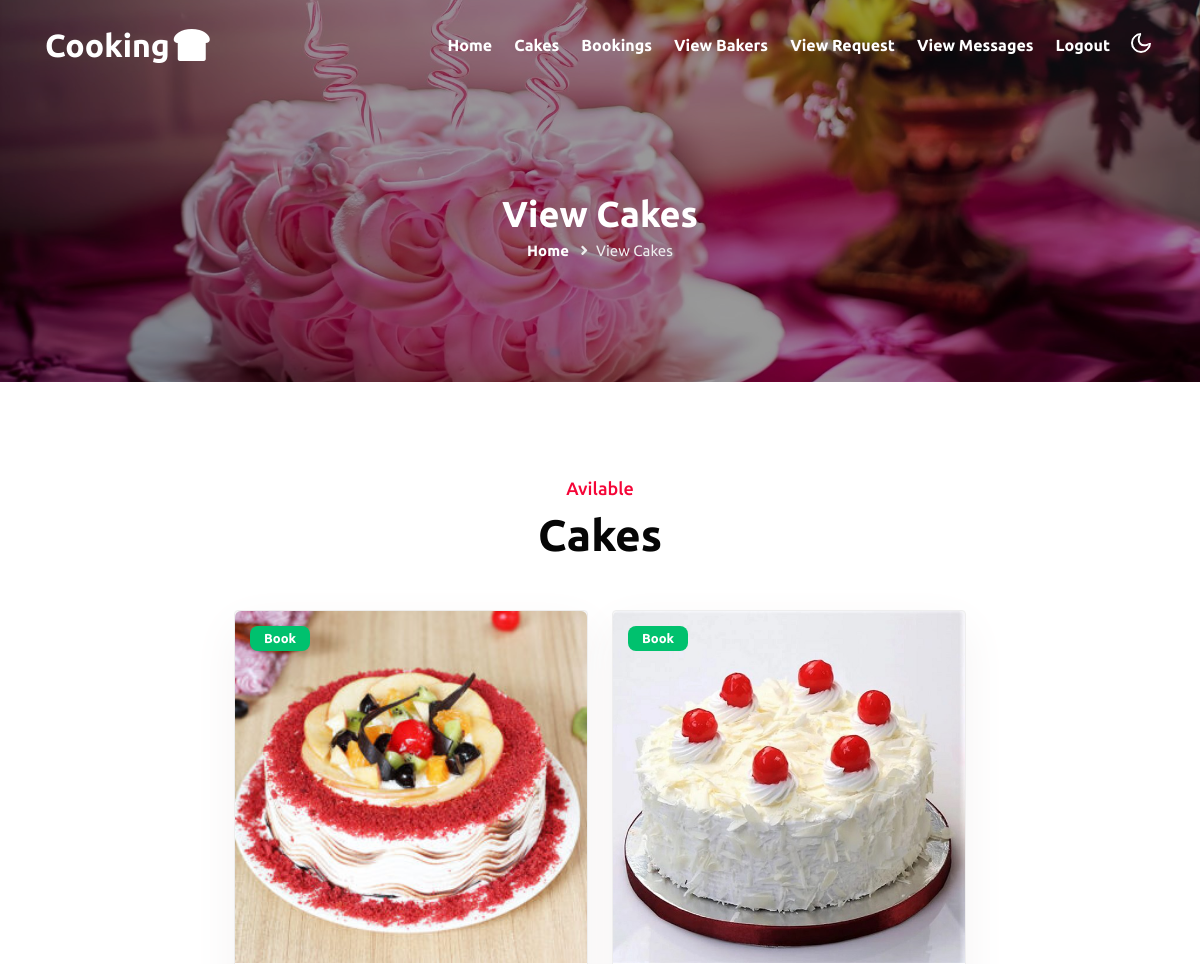
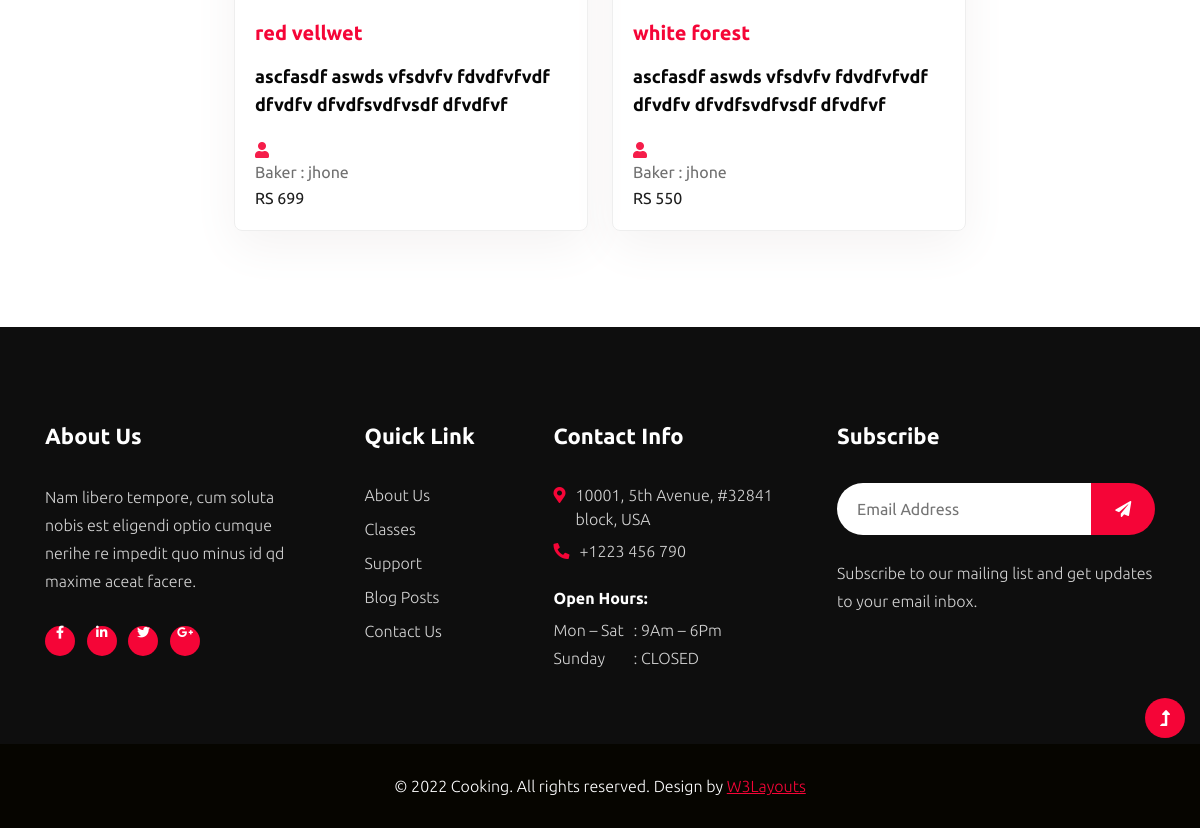
Page /viewcakesuser (signed in) on the committed database (2 pictures, top to bottom).
### cakes/models.py (models this page shows)
class AddCakes(models.Model):
    c_name=models.CharField(max_length=25)
    desc=models.CharField(max_length=250)
    quantity=models.CharField(max_length=25,null=True)
    image=models.ImageField()
    price=models.IntegerField()
    bakerId=models.ForeignKey(RegistrationBaker,on_delete=models.CASCADE,null=True)

class RegistrationBaker(models.Model):
    name=models.CharField(max_length=25,null=True)
    b_name=models.CharField(max_length=25,null=True)
    profile=models.ImageField()
    address=models.CharField(max_length=150,null=True)
    contact=models.IntegerField(null=True)
    email=models.EmailField(null=True)
    bakerId=models.ForeignKey(Logintbl,on_delete=models.CASCADE,null=True)

### cakes/views.py (the view)
# urls.py: path('viewcakesuser', views.viewcakesuser),
def viewcakesuser(request):
    id = request.session['id']
    cakes=AddCakes.objects.all()
    return render(request,"user/viewcakesuser.html",{"cakes":cakes})

### template/user/viewcakesuser.html
<section class="inner-banner py-5">
    <div class="w3l-breadcrumb py-lg-5">
        <div class="container pt-5 pb-sm-4 pb-2">
            <h4 class="inner-text-title font-weight-bold pt-5">View Cakes</h4>
            <ul class="breadcrumbs-custom-path">
                <li><a href="/userhome">Home</a></li>
                <li class="active"><i class="fas fa-angle-right mx-2"></i>View cakes</li>
            </ul>
        </div>
    </div>
</section>
{% extends "user/userbase.html"  %}
{% block content %}
     <section class="w3l-courses py-5" id="courses">
        <div class="container py-lg-5 py-md-4 py-2">
            <h5 class="sub-title text-center">Avilable</h5>
            <h3 class="title-style text-center">Cakes</h3>
            <div class="row justify-content-center">
                {% for c in cakes %}
                <div class="col-lg-4 col-md-6 item mt-5">
                    <div class="card">
                        <div class="card-header p-0 position-relative">
                            <a href="classes.html" class="zoom d-block">
                                <img class="card-img-bottom d-block" src="../static/media/{{c.image}}" alt="Card image cap">
                            </a>
                            <div class="post-pos">
                                <a href="/userbooking?id={{c.id}}" class="receipe blue">Book</a>
                            </div>
                        </div>
                        <div class="card-body course-details">
                            <div class="price-review d-flex justify-content-between mb-1align-items-center">
                                <p>{{c.c_name}}</p>
                            </div>
                            <a href="classes.html" class="course-desc">{{c.desc}}</a>
                            <div class="course-meta mt-4">
                                <div class="meta-item course-lesson">
                                   <span class="fas fa-user"></span><p>Baker : {{c.bakerId.name}}</p>
                                    <span class="meta-value"> RS {{c.price}}</span>
                                </div>
                            </div>
                        </div>
                    </div>
                </div>
                {% endfor %}
            </div>
        </div>
    </section>
{% endblock %}

### template/user/userbase.html (shortened to what this page needs)
<!doctype html>
<html lang="en">
<head>
    <link rel="stylesheet" href="../static/assets/css/style-starter.css">
</head>
<body>
    <header id="site-header" class="fixed-top">
        <div class="container">
            <nav class="navbar navbar-expand-lg navbar-light">
                <a class="navbar-brand" href="index.html">
                    Cooking<i class="fas fa-bread-slice ms-1"></i>
                </a>
                <div class="collapse navbar-collapse" id="navbarScroll">
                    <ul class="navbar-nav ms-auto my-2 my-lg-0 navbar-nav-scroll">
                        <li class="nav-item">
                            <a class="nav-link" aria-current="page" href="/userhome">Home</a>
                        </li>
                        <li class="nav-item">
                            <a class="nav-link" aria-current="page" href="/viewcakesuser">Cakes</a>
                        </li>
                        <li class="nav-item">
                            <a class="nav-link" aria-current="page" href="/viewbooking_user">Bookings</a>
                        </li>
                        <li class="nav-item">
                            <a class="nav-link" aria-current="page" href="/viewbakers_user">View Bakers</a>
                        </li>
                        <li class="nav-item">
                            <a class="nav-link" aria-current="page" href="/viewrequests_user">View Request</a>
                        </li>
                        <li class="nav-item">
                            <a class="nav-link" aria-current="page" href="/view_message_user">View Messages</a>
                        </li>
                        <li class="nav-item">
                            <a class="nav-link" href="/">Logout</a>
                        </li>
                    </ul>
                </div>
                <div class="cont-ser-position">
                    <nav class="navigation">
                        <div class="theme-switch-wrapper">
                            <label class="theme-switch" for="checkbox">
                                <div class="mode-container">
                                    <i class="gg-moon"></i>
                                </div>
                            </label>
                        </div>
                    </nav>
                </div>
            </nav>
        </div>
    </header>
    {% block content %}
    {% endblock %}
    <footer class="w3l-footer-16">
        <div class="footer-top-16 py-5">
            <div class="container pt-lg-5 pt-md-4 pt-2 pb-lg-4 pb-2">
                <div class="row">
                    <div class="col-lg-3 col-sm-6">
                        <h3>About Us</h3>
                        <p>Nam libero tempore, cum soluta nobis est eligendi optio cumque nerihe re impedit quo
                            minus id qd maxime aceat facere.</p>
                        <div class="columns-2 mt-4">
                            <ul class="social">
                                <li><a href="#facebook"><i class="fab fa-facebook-f"></i></a>
                                </li>
                                <li><a href="#linkedin"><i class="fab fa-linkedin-in"></i></a>
                                </li>
                                <li><a href="#twitter"><i class="fab fa-twitter"></i></a>
                                </li>
                                <li><a href="#google"><i class="fab fa-google-plus-g"></i></a>
                                </li>
                            </ul>
                        </div>
                    </div>
                    <div class="col-lg-2 col-6 column ps-xl-5 mt-sm-0 mt-4">
                        <h3>Quick Link</h3>
                        <ul class="footer-gd-16">
                            <li><a href="about.html">About Us</a></li>
                            <li><a href="classes.html">Classes</a></li>
                            <li><a href="#support">Support</a></li>
                            <li><a href="#blog">Blog Posts</a></li>
                            <li><a href="contact.html">Contact Us</a></li>
                        </ul>
                    </div>
                    <div class="col-lg-3 col-6 column ps-xl-5 pe-lg-0 mt-lg-0 mt-4">
                        <h3>Contact Info</h3>
                        <ul class="footer-contact-list">
                            <li class=""><i class="fas fa-map-marker-alt"></i><span>10001, 5th Avenue,
                                    #32841 block, USA</span></li>
                            <li class="mt-2"><i class="fas fa-phone-alt"></i><span><a href="tel:+12 23456790">+1223
                                        456 790</a></span></li>
                        </ul>
                        <div class="footer-botm mt-3">
                            <h6>Open Hours:</h6>
                            <p class="mt-2"><span>Mon – Sat</span> : 9Am – 6Pm</p>
                            <p> <span>Sunday</span> : CLOSED</p>
                        </div>
                    </div>
                    <div class="col-lg-4 col-sm-6 column mt-lg-0 mt-4 ps-xl-5">
                        <h3>Subscribe</h3>
                        <form action="#" class="subscribe d-flex" method="post">
                            <input type="email" name="email" placeholder="Email Address" required="">
                            <button class="button-style"><span class="fa fa-paper-plane"
                                    aria-hidden="true"></span></button>
                        </form>
                        <p class="mt-4">Subscribe to our mailing list and get updates to your email inbox.</p>
                    </div>
                </div>
            </div>
        </div>
        <div class="copy-section text-center py-4">
            <p class="copy-text py-1">&copy; 2022 Cooking. All rights reserved. Design by <a
                    href="https://w3layouts.com/" target="_blank"> W3Layouts</a>
            </p>
        </div>
    </footer>
    <button onclick="topFunction()" id="movetop" title="Go to top">
        <span class="fas fa-level-up-alt" aria-hidden="true"></span>
    </button>
</body>
</html>

### rows in the picture
AddCakes: image (picture), c_name "red vellwet", desc "ascfasdf aswds vfsdvfv fdvdfvfvdf dfvdfv dfvdfsvdfvsdf dfvdfvf", bakerId.name "jhone", price "699"
AddCakes: image (picture), c_name "white forest", desc "ascfasdf aswds vfsdvfv fdvdfvfvdf dfvdfv dfvdfsvdfvsdf dfvdfvf", bakerId.name "jhone", price "550"
